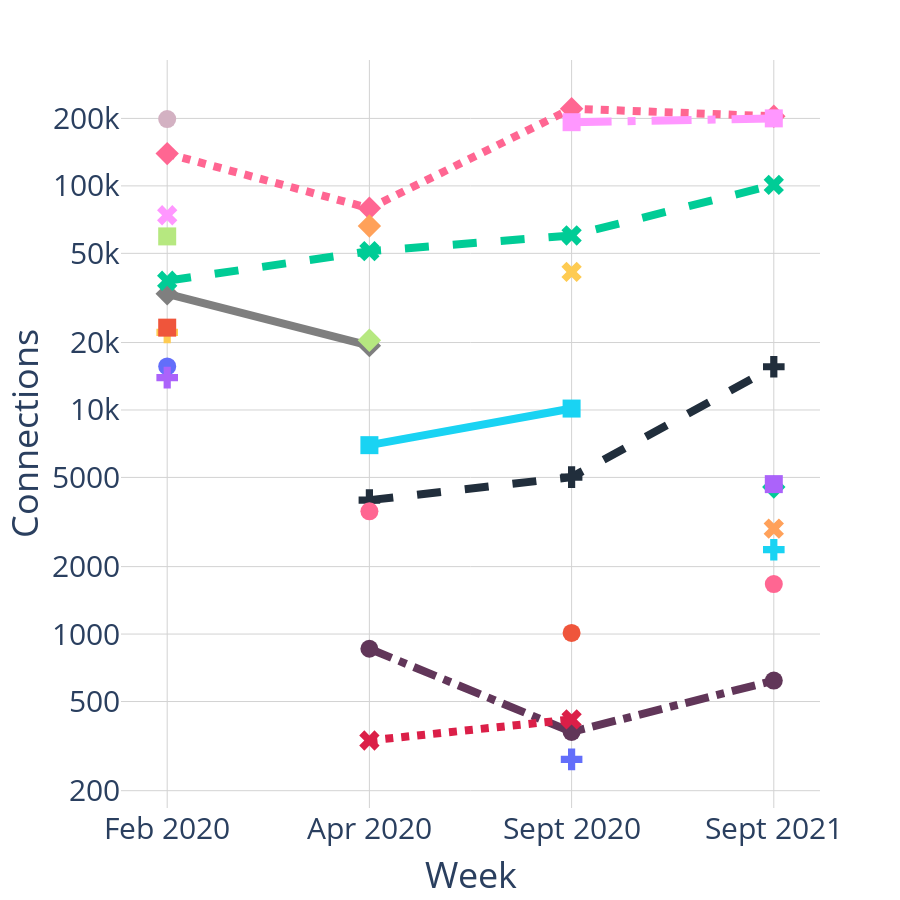

The cell this chart's notebook holds for it:
### Code cell
import plotly.express as px
import pandas as pd

df_orgs_in = pd.read_csv('/Volumes/GoogleDrive/My Drive/Thesis/Plotly/category_Medical_in_sources.csv')

fig_orgs_in_conns = px.line(df_orgs_in, x='Week', y='Connections', log_y=True, color='SourceOrgs',
                            color_discrete_map={'APPLE': '#7f7f7f', 'NETFLIX': '#dc3912', 'AKAMAI': '#ff9900',
                                                'CANARIE': '#fb00d1', 'FACEBOOK': '#3366cc', 'GOOGLE': '#109618',
                                                'AMAZON': '#212E3C', 'FASTLY': '#8c564b', 'LEVEL3': '#17becf',
                                                'MICROSOFT': '#990099', 'EDGECAST': '#316395',
                                                'VALVE-CORPORATION': '#bcbd22', 'TELUS': '#db1f48',
                                                'SHAW': '#613659', 'BACOM': '#01949a', 'ROGERS': '#81b622',
                                                'Chinanet': '#d3b1c2', 'AHS': '#eeb5eb', 'YANDEXLLC': '#fad02c',
                                                'NLM-GW': '#055c9d', 'JiscServicesLimited': '#870a30',
                                                'BROADINSTITUTE-AS': '#e57f84', 'OoredooQ.S.C.': '#90adc6',
                                                'RelianceJioInfocommLimited': '#a16ae8', 'O-NET': '#ffa384',
                                                'Vetenskapsradet/SUNET': '#74bdcb', 'VELOCITYNET-01': '#3d5b59',
                                                'CHINAUNICOMChina169Backbone': '#ff4500', 'CIPHERKEY': '#b7ac44',
                                                'TEKSAVVY': '#52688f', 'BARR-XPLR-ASN': '#d4f1f4',
                                                'PRIMUS-AS6407': '#b9b7bd', 'CIKTELECOM-CABLE': '#fb4570',
                                                'TWC-11426-CAROLINAS': '#7cf3a0', 'PEGTECHINC': '#f9eac2',
                                                'UniversityofQueensland': '#bfd7ed'},
                             markers=True, line_dash='SourceOrgs', symbol='SourceOrgs', height=900)
fig_orgs_in_conns.update_layout(plot_bgcolor='white', font_size=30, showlegend=False)
fig_orgs_in_conns.update_xaxes(showgrid=True, gridwidth=1, gridcolor='LightGray')
fig_orgs_in_conns.update_yaxes(showgrid=True, gridwidth=1, gridcolor='LightGray',
                                tickvals=[200, 500, 1000, 2000, 5000, 10000, 20000, 50000, 100000, 200000])
fig_orgs_in_conns.update_traces(line_width=8, marker_size=18)

fig_orgs_in_conns.show()

### Figure 1 — Plotly figure (JSON) as saved in the notebook; plotly's stock layout.template omitted (floating-point values rounded to 4 significant figures)
{"data": [{"hovertemplate": "SourceOrgs=Chinanet<br>Week=%{x}<br>Connections=%{y}<extra></extra>", "legendgroup": "Chinanet", "line": {"color": "#d3b1c2", "dash": "solid", "width": 8}, "marker": {"size": 18, "symbol": "circle"}, "mode": "lines+markers", "name": "Chinanet", "orientation": "v", "showlegend": true, "type": "scatter", "x": ["Feb 2020"], "xaxis": "x", "y": [198748], "yaxis": "y"}, {"hovertemplate": "SourceOrgs=OVHSAS<br>Week=%{x}<br>Connections=%{y}<extra></extra>", "legendgroup": "OVHSAS", "line": {"color": "#FF6692", "dash": "dot", "width": 8}, "marker": {"size": 18, "symbol": "diamond"}, "mode": "lines+markers", "name": "OVHSAS", "orientation": "v", "showlegend": true, "type": "scatter", "x": ["Feb 2020", "Apr 2020", "Sept 2020", "Sept 2021"], "xaxis": "x", "y": [139315, 79472, 221147, 204401], "yaxis": "y"}, {"hovertemplate": "SourceOrgs=K2TelecomeLtd<br>Week=%{x}<br>Connections=%{y}<extra></extra>", "legendgroup": "K2TelecomeLtd", "line": {"color": "#B6E880", "dash": "dash", "width": 8}, "marker": {"size": 18, "symbol": "square"}, "mode": "lines+markers", "name": "K2TelecomeLtd", "orientation": "v", "showlegend": true, "type": "scatter", "x": ["Feb 2020"], "xaxis": "x", "y": [59502], "yaxis": "y"}, {"hovertemplate": "SourceOrgs=TWIDCLimited<br>Week=%{x}<br>Connections=%{y}<extra></extra>", "legendgroup": "TWIDCLimited", "line": {"color": "#FF97FF", "dash": "longdash", "width": 8}, "marker": {"size": 18, "symbol": "x"}, "mode": "lines+markers", "name": "TWIDCLimited", "orientation": "v", "showlegend": true, "type": "scatter", "x": ["Feb 2020"], "xaxis": "x", "y": [73976], "yaxis": "y"}, {"hovertemplate": "SourceOrgs=GlobeTelecoms<br>Week=%{x}<br>Connections=%{y}<extra></extra>", "legendgroup": "GlobeTelecoms", "line": {"color": "#FECB52", "dash": "dashdot", "width": 8}, "marker": {"size": 18, "symbol": "cross"}, "mode": "lines+markers", "name": "GlobeTelecoms", "orientation": "v", "showlegend": true, "type": "scatter", "x": ["Feb 2020"], "xaxis": "x", "y": [22204], "yaxis": "y"}, {"hovertemplate": "SourceOrgs=Africa-on-Cloud-AS<br>Week=%{x}<br>Connections=%{y}<extra></extra>", "legendgroup": "Africa-on-Cloud-AS", "line": {"color": "#636efa", "dash": "longdashdot", "width": 8}, "marker": {"size": 18, "symbol": "circle"}, "mode": "lines+markers", "name": "Africa-on-Cloud-AS", "orientation": "v", "showlegend": true, "type": "scatter", "x": ["Feb 2020"], "xaxis": "x", "y": [15650], "yaxis": "y"}, {"hovertemplate": "SourceOrgs=APPLE<br>Week=%{x}<br>Connections=%{y}<extra></extra>", "legendgroup": "APPLE", "line": {"color": "#7f7f7f", "dash": "solid", "width": 8}, "marker": {"size": 18, "symbol": "diamond"}, "mode": "lines+markers", "name": "APPLE", "orientation": "v", "showlegend": true, "type": "scatter", "x": ["Feb 2020", "Apr 2020"], "xaxis": "x", "y": [32972, 19370], "yaxis": "y"}, {"hovertemplate": "SourceOrgs=SmartBroadband,Inc.<br>Week=%{x}<br>Connections=%{y}<extra></extra>", "legendgroup": "SmartBroadband,Inc.", "line": {"color": "#EF553B", "dash": "dot", "width": 8}, "marker": {"size": 18, "symbol": "square"}, "mode": "lines+markers", "name": "SmartBroadband,Inc.", "orientation": "v", "showlegend": true, "type": "scatter", "x": ["Feb 2020"], "xaxis": "x", "y": [23305], "yaxis": "y"}, {"hovertemplate": "SourceOrgs=HURRICANE<br>Week=%{x}<br>Connections=%{y}<extra></extra>", "legendgroup": "HURRICANE", "line": {"color": "#00cc96", "dash": "dash", "width": 8}, "marker": {"size": 18, "symbol": "x"}, "mode": "lines+markers", "name": "HURRICANE", "orientation": "v", "showlegend": true, "type": "scatter", "x": ["Feb 2020", "Apr 2020", "Sept 2020", "Sept 2021"], "xaxis": "x", "y": [37717, 51118, 60095, 101007], "yaxis": "y"}, {"hovertemplate": "SourceOrgs=WorkBandaLarga<br>Week=%{x}<br>Connections=%{y}<extra></extra>", "legendgroup": "WorkBandaLarga", "line": {"color": "#ab63fa", "dash": "longdash", "width": 8}, "marker": {"size": 18, "symbol": "cross"}, "mode": "lines+markers", "name": "WorkBandaLarga", "orientation": "v", "showlegend": true, "type": "scatter", "x": ["Feb 2020"], "xaxis": "x", "y": [13938], "yaxis": "y"}, {"hovertemplate": "SourceOrgs=SHAW<br>Week=%{x}<br>Connections=%{y}<extra></extra>", "legendgroup": "SHAW", "line": {"color": "#613659", "dash": "dashdot", "width": 8}, "marker": {"size": 18, "symbol": "circle"}, "mode": "lines+markers", "name": "SHAW", "orientation": "v", "showlegend": true, "type": "scatter", "x": ["Apr 2020", "Sept 2020", "Sept 2021"], "xaxis": "x", "y": [860, 366, 620], "yaxis": "y"}, {"hovertemplate": "SourceOrgs=DataWebGlobal.<br>Week=%{x}<br>Connections=%{y}<extra></extra>", "legendgroup": "DataWebGlobal.", "line": {"color": "#FFA15A", "dash": "longdashdot", "width": 8}, "marker": {"size": 18, "symbol": "diamond"}, "mode": "lines+markers", "name": "DataWebGlobal.", "orientation": "v", "showlegend": true, "type": "scatter", "x": ["Apr 2020"], "xaxis": "x", "y": [66227], "yaxis": "y"}, {"hovertemplate": "SourceOrgs=COMCAST-7922<br>Week=%{x}<br>Connections=%{y}<extra></extra>", "legendgroup": "COMCAST-7922", "line": {"color": "#19d3f3", "dash": "solid", "width": 8}, "marker": {"size": 18, "symbol": "square"}, "mode": "lines+markers", "name": "COMCAST-7922", "orientation": "v", "showlegend": true, "type": "scatter", "x": ["Apr 2020", "Sept 2020"], "xaxis": "x", "y": [6966, 10147], "yaxis": "y"}, {"hovertemplate": "SourceOrgs=TELUS<br>Week=%{x}<br>Connections=%{y}<extra></extra>", "legendgroup": "TELUS", "line": {"color": "#db1f48", "dash": "dot", "width": 8}, "marker": {"size": 18, "symbol": "x"}, "mode": "lines+markers", "name": "TELUS", "orientation": "v", "showlegend": true, "type": "scatter", "x": ["Apr 2020", "Sept 2020"], "xaxis": "x", "y": [335, 416], "yaxis": "y"}, {"hovertemplate": "SourceOrgs=AMAZON<br>Week=%{x}<br>Connections=%{y}<extra></extra>", "legendgroup": "AMAZON", "line": {"color": "#212E3C", "dash": "dash", "width": 8}, "marker": {"size": 18, "symbol": "cross"}, "mode": "lines+markers", "name": "AMAZON", "orientation": "v", "showlegend": true, "type": "scatter", "x": ["Apr 2020", "Sept 2020", "Sept 2021"], "xaxis": "x", "y": [3960, 5016, 15589], "yaxis": "y"}, {"hovertemplate": "SourceOrgs=HetznerOnlineGmbH<br>Week=%{x}<br>Connections=%{y}<extra></extra>", "legendgroup": "HetznerOnlineGmbH", "line": {"color": "#FF6692", "dash": "longdash", "width": 8}, "marker": {"size": 18, "symbol": "circle"}, "mode": "lines+markers", "name": "HetznerOnlineGmbH", "orientation": "v", "showlegend": true, "type": "scatter", "x": ["Apr 2020"], "xaxis": "x", "y": [3528], "yaxis": "y"}, {"hovertemplate": "SourceOrgs=WOW<br>Week=%{x}<br>Connections=%{y}<extra></extra>", "legendgroup": "WOW", "line": {"color": "#B6E880", "dash": "dashdot", "width": 8}, "marker": {"size": 18, "symbol": "diamond"}, "mode": "lines+markers", "name": "WOW", "orientation": "v", "showlegend": true, "type": "scatter", "x": ["Apr 2020"], "xaxis": "x", "y": [20481], "yaxis": "y"}, {"hovertemplate": "SourceOrgs=SEMrushCYLTD<br>Week=%{x}<br>Connections=%{y}<extra></extra>", "legendgroup": "SEMrushCYLTD", "line": {"color": "#FF97FF", "dash": "longdashdot", "width": 8}, "marker": {"size": 18, "symbol": "square"}, "mode": "lines+markers", "name": "SEMrushCYLTD", "orientation": "v", "showlegend": true, "type": "scatter", "x": ["Sept 2020", "Sept 2021"], "xaxis": "x", "y": [192408, 200113], "yaxis": "y"}, {"hovertemplate": "SourceOrgs=HUAWEICLOUDS<br>Week=%{x}<br>Connections=%{y}<extra></extra>", "legendgroup": "HUAWEICLOUDS", "line": {"color": "#FECB52", "dash": "solid", "width": 8}, "marker": {"size": 18, "symbol": "x"}, "mode": "lines+markers", "name": "HUAWEICLOUDS", "orientation": "v", "showlegend": true, "type": "scatter", "x": ["Sept 2020"], "xaxis": "x", "y": [41307], "yaxis": "y"}, {"hovertemplate": "SourceOrgs=ChinaMobileCo.<br>Week=%{x}<br>Connections=%{y}<extra></extra>", "legendgroup": "ChinaMobileCo.", "line": {"color": "#636efa", "dash": "dot", "width": 8}, "marker": {"size": 18, "symbol": "cross"}, "mode": "lines+markers", "name": "ChinaMobileCo.", "orientation": "v", "showlegend": true, "type": "scatter", "x": ["Sept 2020"], "xaxis": "x", "y": [276], "yaxis": "y"}, {"hovertemplate": "SourceOrgs=VFDFV.Deutschen<br>Week=%{x}<br>Connections=%{y}<extra></extra>", "legendgroup": "VFDFV.Deutschen", "line": {"color": "#EF553B", "dash": "dash", "width": 8}, "marker": {"size": 18, "symbol": "circle"}, "mode": "lines+markers", "name": "VFDFV.Deutschen", "orientation": "v", "showlegend": true, "type": "scatter", "x": ["Sept 2020"], "xaxis": "x", "y": [1012], "yaxis": "y"}, {"hovertemplate": "SourceOrgs=STEADFAST<br>Week=%{x}<br>Connections=%{y}<extra></extra>", "legendgroup": "STEADFAST", "line": {"color": "#00cc96", "dash": "longdash", "width": 8}, "marker": {"size": 18, "symbol": "diamond"}, "mode": "lines+markers", "name": "STEADFAST", "orientation": "v", "showlegend": true, "type": "scatter", "x": ["Sept 2021"], "xaxis": "x", "y": [4531], "yaxis": "y"}, {"hovertemplate": "SourceOrgs=SOFTLAYER<br>Week=%{x}<br>Connections=%{y}<extra></extra>", "legendgroup": "SOFTLAYER", "line": {"color": "#ab63fa", "dash": "dashdot", "width": 8}, "marker": {"size": 18, "symbol": "square"}, "mode": "lines+markers", "name": "SOFTLAYER", "orientation": "v", "showlegend": true, "type": "scatter", "x": ["Sept 2021"], "xaxis": "x", "y": [4668], "yaxis": "y"}, {"hovertemplate": "SourceOrgs=QUADRANET-GLOBAL<br>Week=%{x}<br>Connections=%{y}<extra></extra>", "legendgroup": "QUADRANET-GLOBAL", "line": {"color": "#FFA15A", "dash": "longdashdot", "width": 8}, "marker": {"size": 18, "symbol": "x"}, "mode": "lines+markers", "name": "QUADRANET-GLOBAL", "orientation": "v", "showlegend": true, "type": "scatter", "x": ["Sept 2021"], "xaxis": "x", "y": [2954], "yaxis": "y"}, {"hovertemplate": "SourceOrgs=IWEB-AS<br>Week=%{x}<br>Connections=%{y}<extra></extra>", "legendgroup": "IWEB-AS", "line": {"color": "#19d3f3", "dash": "solid", "width": 8}, "marker": {"size": 18, "symbol": "cross"}, "mode": "lines+markers", "name": "IWEB-AS", "orientation": "v", "showlegend": true, "type": "scatter", "x": ["Sept 2021"], "xaxis": "x", "y": [2379], "yaxis": "y"}, {"hovertemplate": "SourceOrgs=HVC-AS<br>Week=%{x}<br>Connections=%{y}<extra></extra>", "legendgroup": "HVC-AS", "line": {"color": "#FF6692", "dash": "dot", "width": 8}, "marker": {"size": 18, "symbol": "circle"}, "mode": "lines+markers", "name": "HVC-AS", "orientation": "v", "showlegend": true, "type": "scatter", "x": ["Sept 2021"], "xaxis": "x", "y": [1672], "yaxis": "y"}], "layout": {"font": {"size": 30}, "height": 900, "legend": {"title": {"text": "SourceOrgs"}, "tracegroupgap": 0}, "margin": {"t": 60}, "plot_bgcolor": "white", "showlegend": false, "xaxis": {"anchor": "y", "domain": [0, 1], "gridcolor": "LightGray", "gridwidth": 1, "showgrid": true, "title": {"text": "Week"}}, "yaxis": {"anchor": "x", "domain": [0, 1], "gridcolor": "LightGray", "gridwidth": 1, "showgrid": true, "tickvals": [200, 500, 1000, 2000, 5000, 10000, 20000, 50000, 100000, 200000], "title": {"text": "Connections"}, "type": "log"}}}
